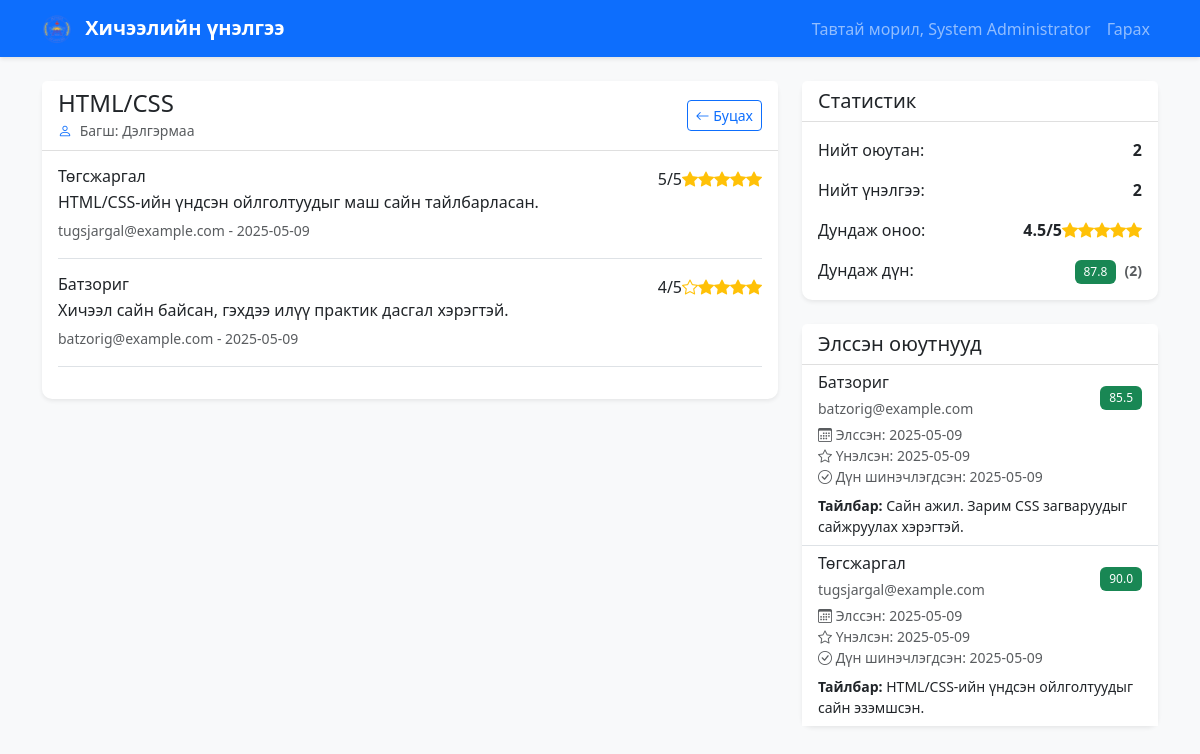
Screenshot of /evaluation/view.php?course_id=3 (signed in) with the database file from the repository.
### tables this page shows
CREATE TABLE IF NOT EXISTS courses (
    id INT AUTO_INCREMENT PRIMARY KEY,
    name VARCHAR(255) NOT NULL,
    teacher_id INT NOT NULL,
    created_at TIMESTAMP DEFAULT CURRENT_TIMESTAMP,
    FOREIGN KEY (teacher_id) REFERENCES users(id) ON DELETE CASCADE
);

CREATE TABLE IF NOT EXISTS users (
    id INT PRIMARY KEY AUTO_INCREMENT,
    name VARCHAR(100) NOT NULL,
    email VARCHAR(100) UNIQUE NOT NULL,
    password VARCHAR(255) NOT NULL,
    role ENUM('admin', 'teacher', 'student') NOT NULL,
    profile_picture VARCHAR(255),
    phone_number VARCHAR(20),
    description TEXT,
    created_at TIMESTAMP DEFAULT CURRENT_TIMESTAMP
);

CREATE TABLE IF NOT EXISTS evaluations (
    id INT AUTO_INCREMENT PRIMARY KEY,
    course_id INT NOT NULL,
    student_id INT NOT NULL,
    score INT NOT NULL CHECK (score BETWEEN 1 AND 5),
    comment TEXT NOT NULL,
    created_at TIMESTAMP DEFAULT CURRENT_TIMESTAMP,
    FOREIGN KEY (course_id) REFERENCES courses(id) ON DELETE CASCADE,
    FOREIGN KEY (student_id) REFERENCES users(id) ON DELETE CASCADE,
    UNIQUE KEY unique_evaluation (course_id, student_id)
);

CREATE TABLE IF NOT EXISTS course_enrollments (
    id INT AUTO_INCREMENT PRIMARY KEY,
    course_id INT NOT NULL,
    student_id INT NOT NULL,
    enrolled_at TIMESTAMP DEFAULT CURRENT_TIMESTAMP,
    FOREIGN KEY (course_id) REFERENCES courses(id) ON DELETE CASCADE,
    FOREIGN KEY (student_id) REFERENCES users(id) ON DELETE CASCADE,
    UNIQUE KEY unique_enrollment (course_id, student_id)
);

CREATE TABLE IF NOT EXISTS grades (
    id INT AUTO_INCREMENT PRIMARY KEY,
    course_id INT NOT NULL,
    student_id INT NOT NULL,
    grade DECIMAL(5,2) NOT NULL,
    feedback TEXT,
    created_at TIMESTAMP DEFAULT CURRENT_TIMESTAMP,
    updated_at TIMESTAMP DEFAULT CURRENT_TIMESTAMP ON UPDATE CURRENT_TIMESTAMP,
    FOREIGN KEY (course_id) REFERENCES courses(id) ON DELETE CASCADE,
    FOREIGN KEY (student_id) REFERENCES users(id) ON DELETE CASCADE,
    UNIQUE KEY unique_grade (course_id, student_id)
);

### evaluation/view.php (the view, shortened to what this page needs)
<?php
require_once '../db.php';
$course_id = filter_var($_GET['course_id'], FILTER_VALIDATE_INT);
$stmt = $conn->prepare("
    SELECT
        c.id,
        c.name as course_name,
        c.teacher_id,
        u.name as teacher_name,
        (SELECT COUNT(*) FROM course_enrollments WHERE course_id = c.id) as total_students,
        (SELECT COUNT(*) FROM evaluations WHERE course_id = c.id) as total_evaluations,
        (SELECT AVG(score) FROM evaluations WHERE course_id = c.id) as average_score,
        (SELECT COUNT(*) FROM grades WHERE course_id = c.id) as graded_count,
        (SELECT AVG(grade) FROM grades WHERE course_id = c.id) as average_grade
    FROM courses c
    JOIN users u ON c.teacher_id = u.id
    WHERE c.id = ?
");
$stmt->bind_param("i", $course_id);
$stmt->execute();
$course = $stmt->get_result()->fetch_assoc();
$stmt = $conn->prepare("
    SELECT
        e.id,
        e.score,
        e.comment,
        e.created_at,
        u.name as student_name,
        u.email as student_email
    FROM evaluations e
    JOIN users u ON e.student_id = u.id
    WHERE e.course_id = ?
    ORDER BY e.created_at DESC
");
$stmt->bind_param("i", $course_id);
$stmt->execute();
$evaluations = $stmt->get_result()->fetch_all(MYSQLI_ASSOC);
$stmt = $conn->prepare("
    SELECT
        u.id,
        u.name,
        u.email,
        ce.enrolled_at,
        e.score,
        e.created_at as evaluation_date,
        g.grade,
        g.feedback,
        g.updated_at as grade_updated_at
    FROM course_enrollments ce
    JOIN users u ON ce.student_id = u.id
    LEFT JOIN evaluations e ON e.course_id = ce.course_id AND e.student_id = ce.student_id
    LEFT JOIN grades g ON g.course_id = ce.course_id AND g.student_id = ce.student_id
    WHERE ce.course_id = ?
    ORDER BY u.name
");
$stmt->bind_param("i", $course_id);
$stmt->execute();
$enrolled_students = $stmt->get_result()->fetch_all(MYSQLI_ASSOC);
?>
<!DOCTYPE html>
<html lang="mn">
<head>
    <link href="https://cdn.jsdelivr.net/npm/bootstrap@5.3.0/dist/css/bootstrap.min.css" rel="stylesheet">
    <link rel="stylesheet" href="https://cdn.jsdelivr.net/npm/bootstrap-icons@1.7.2/font/bootstrap-icons.css">
    <link rel="stylesheet" href="../css/style.css">
</head>
<body class="bg-light">
    <nav class="navbar navbar-expand-lg navbar-dark bg-primary">
        <div class="container">
            <a class="navbar-brand" href="../dashboard/<?php echo $_SESSION['role']; ?>.php">
                <img src="../assets/logo.png" alt="Logo" height="30" class="d-inline-block align-text-top me-2">
                Хичээлийн үнэлгээ
            </a>
            <div class="collapse navbar-collapse" id="navbarNav">
                <ul class="navbar-nav ms-auto">
                    <li class="nav-item">
                        <span class="nav-link">Тавтай морил, <?php echo htmlspecialchars($_SESSION['user_name']); ?></span>
                    </li>
                    <li class="nav-item">
                        <a class="nav-link" href="../logout.php">Гарах</a>
                    </li>
                </ul>
            </div>
        </div>
    </nav>
    <div class="container mt-4">
        <div class="row">
            <div class="col-md-8">
                <div class="card shadow-sm mb-4">
                    <div class="card-header bg-white">
                        <div class="d-flex justify-content-between align-items-center">
                            <div>
                                <h4 class="mb-0"><?php echo htmlspecialchars($course['course_name']); ?></h4>
                                <small class="text-muted">
                                    <i class="bi bi-person text-primary me-1"></i>
                                    Багш: <?php echo htmlspecialchars($course['teacher_name']); ?>
                                </small>
                            </div>
                            <a href="../dashboard/<?php echo $_SESSION['role']; ?>.php" class="btn btn-outline-primary btn-sm">
                                <i class="bi bi-arrow-left"></i> Буцах
                            </a>
                        </div>
                    </div>
                    <div class="card-body">
                        <?php if (empty($evaluations)): ?>
                            <div class="text-center py-4">
                                <div class="text-muted">
                                    <i class="bi bi-star fs-4 d-block mb-2"></i>
                                    Үнэлгээ байхгүй байна
                                </div>
                            </div>
                        <?php else: ?>
                            <?php foreach ($evaluations as $eval): ?>
                                <div class="border-bottom pb-3 mb-3">
                                    <div class="d-flex justify-content-between align-items-start">
                                        <div>
                                            <h6 class="mb-1"><?php echo htmlspecialchars($eval['student_name']); ?></h6>
                                            <p class="mb-1"><?php echo htmlspecialchars($eval['comment']); ?></p>
                                            <small class="text-muted">
                                                <?php echo htmlspecialchars($eval['student_email']); ?> -
                                                <?php echo date('Y-m-d', strtotime($eval['created_at'])); ?>
                                            </small>
                                        </div>
                                        <div class="text-end">
                                            <div class="rating">
                                                <?php for ($i = 1; $i <= 5; $i++): ?>
                                                    <i class="bi bi-star<?php echo $i <= $eval['score'] ? '-fill' : ''; ?> text-warning"></i>
                                                <?php endfor; ?>
                                                <span class="ms-1"><?php echo $eval['score']; ?>/5</span>
                                            </div>
                                        </div>
                                    </div>
                                </div>
                            <?php endforeach; ?>
                        <?php endif; ?>
                    </div>
                </div>
            </div>
            <div class="col-md-4">
                <div class="card shadow-sm mb-4">
                    <div class="card-header bg-white">
                        <h5 class="mb-0">Статистик</h5>
                    </div>
                    <div class="card-body">
                        <div class="d-flex justify-content-between mb-3">
                            <span>Нийт оюутан:</span>
                            <span class="fw-bold"><?php echo $course['total_students']; ?></span>
                        </div>
                        <div class="d-flex justify-content-between mb-3">
                            <span>Нийт үнэлгээ:</span>
                            <span class="fw-bold"><?php echo $course['total_evaluations']; ?></span>
                        </div>
                        <div class="d-flex justify-content-between mb-3">
                            <span>Дундаж оноо:</span>
                            <span class="fw-bold">
                                <?php if ($course['average_score']): ?>
                                    <div class="rating">
                                        <?php for ($i = 1; $i <= 5; $i++): ?>
                                            <i class="bi bi-star<?php echo $i <= round($course['average_score']) ? '-fill' : ''; ?> text-warning"></i>
                                        <?php endfor; ?>
                                        <span class="ms-1"><?php echo number_format($course['average_score'], 1); ?>/5</span>
                                    </div>
                                <?php else: ?>
                                    <span class="text-muted">Үнэлгээ байхгүй</span>
                                <?php endif; ?>
                            </span>
                        </div>
                        <div class="d-flex justify-content-between">
                            <span>Дундаж дүн:</span>
                            <span class="fw-bold">
                                <?php if ($course['graded_count'] > 0): ?>
                                    <span class="badge bg-<?php echo $course['average_grade'] >= 60 ? 'success' : 'danger'; ?>">
                                        <?php echo number_format($course['average_grade'], 1); ?>
                                    </span>
                                    <small class="text-muted ms-1">
                                        (<?php echo $course['graded_count']; ?>)
                                    </small>
                                <?php else: ?>
                                    <span class="text-muted">Дүн байхгүй</span>
                                <?php endif; ?>
                            </span>
                        </div>
                    </div>
                </div>
                <div class="card shadow-sm">
                    <div class="card-header bg-white">
                        <h5 class="mb-0">Элссэн оюутнууд</h5>
                    </div>
                    <div class="card-body p-0">
                        <?php if (empty($enrolled_students)): ?>
                            <div class="text-center py-4">
                                <div class="text-muted">
                                    <i class="bi bi-people fs-4 d-block mb-2"></i>
                                    Оюутан байхгүй байна
                                </div>
                            </div>
                        <?php else: ?>
                            <div class="list-group list-group-flush">
                                <?php foreach ($enrolled_students as $student): ?>
                                    <div class="list-group-item">
                                        <div class="d-flex justify-content-between align-items-center">
                                            <div>
                                                <h6 class="mb-1"><?php echo htmlspecialchars($student['name']); ?></h6>
                                                <small class="text-muted">
                                                    <?php echo htmlspecialchars($student['email']); ?>
                                                </small>
                                            </div>
                                            <?php if ($student['grade'] !== null): ?>
                                                <div class="text-end">
                                                    <span class="badge bg-<?php echo $student['grade'] >= 60 ? 'success' : 'danger'; ?>">
                                                        <?php echo number_format($student['grade'], 1); ?>
                                                    </span>
                                                </div>
                                            <?php endif; ?>
                                        </div>
                                        <small class="text-muted d-block mt-1">
                                            <i class="bi bi-calendar3"></i>
                                            Элссэн: <?php echo date('Y-m-d', strtotime($student['enrolled_at'])); ?>
                                            <?php if ($student['evaluation_date']): ?>
                                                <br>
                                                <i class="bi bi-star"></i>
                                                Үнэлсэн: <?php echo date('Y-m-d', strtotime($student['evaluation_date'])); ?>
                                            <?php endif; ?>
                                            <?php if ($student['grade_updated_at']): ?>
                                                <br>
                                                <i class="bi bi-check-circle"></i>
                                                Дүн шинэчлэгдсэн: <?php echo date('Y-m-d', strtotime($student['grade_updated_at'])); ?>
                                            <?php endif; ?>
                                        </small>
                                        <?php if ($student['feedback']): ?>
                                            <div class="mt-2 small">
                                                <strong>Тайлбар:</strong> <?php echo htmlspecialchars($student['feedback']); ?>
                                            </div>
                                        <?php endif; ?>
                                    </div>
                                <?php endforeach; ?>
                            </div>
                        <?php endif; ?>
                    </div>
                </div>
            </div>
        </div>
    </div>
</body>
</html>

### css/style.css (style rules this page uses)
body { min-height: 100vh; display: flex; flex-direction: column; }
.rating { display: flex; flex-direction: row-reverse; justify-content: flex-end; }
.card { border: none; border-radius: 10px; }
.card-header { border-bottom: 1px solid rgba(0,0,0,.125); background-color: #fff; }
.badge { padding: 0.5em 0.75em; font-weight: 500; }
.navbar { box-shadow: 0 2px 4px rgba(0,0,0,.1); }
.navbar-brand { font-weight: 600; }

### rows the page displays
courses: name "HTML/CSS", teacher.name "Дэлгэрмаа"
evaluations: student.name "Төгсжаргал", comment "HTML/CSS-ийн үндсэн ойлголтуудыг маш сайн тайлбарласан.", student.email "tugsjargal@example.com", created_at "2025-05-09", score "5"
evaluations: student.name "Батзориг", comment "Хичээл сайн байсан, гэхдээ илүү практик дасгал хэрэгтэй.", student.email "batzorig@example.com", created_at "2025-05-09", score "4"
course_enrollments: student.name "Батзориг", student.email "batzorig@example.com", grades.grade "85.5", enrolled_at "2025-05-09", evaluations.created_at "2025-05-09", grades.updated_at "2025-05-09", grades.feedback "Сайн ажил. Зарим CSS загваруудыг сайжруулах хэрэгтэй."
course_enrollments: student.name "Төгсжаргал", student.email "tugsjargal@example.com", grades.grade "90.0", enrolled_at "2025-05-09", evaluations.created_at "2025-05-09", grades.updated_at "2025-05-09", grades.feedback "HTML/CSS-ийн үндсэн ойлголтуудыг сайн эзэмшсэн."

### other values shown
$_SESSION['user_name'] "System Administrator"
$course['total_students'] "2"
$course['total_evaluations'] "2"
$course['average_score'] "4.5"
$course['average_grade'] "87.8"
$course['graded_count'] "2"
